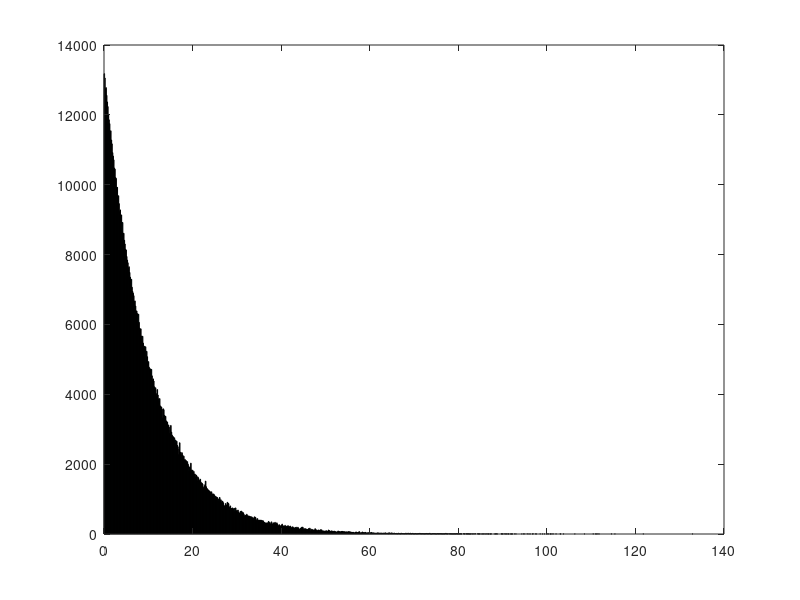

The MATLAB script that drew this image:
N=1000000;
a=881627121;
c=26586512;
m=31037700;
Y=ones(1,N);
U=zeros(1,N);
for i=1:N-1
    Y(i+1)=rem((a*Y(i)+c),m);
    U(i)=Y(i)/m;
end
dis=zeros(1,N);
lambda=10;
for i=1:N-1
    dis(i) = -1*(log(1-U(i))*lambda);
end
hist(dis, 1000);
mat_ozh=0;
mat_ozh2=0;
for i=1:N
    mat_ozh=mat_ozh+(1/N)*dis(i);
    mat_ozh2=mat_ozh2+(1/N)*dis(i)*dis(i);
end
disps=mat_ozh2-(mat_ozh*mat_ozh);
W=['Mathematical expectation:',num2str(mat_ozh)];
disp(W);
Q=['Variance:', num2str(disps)];
disp(Q);





















